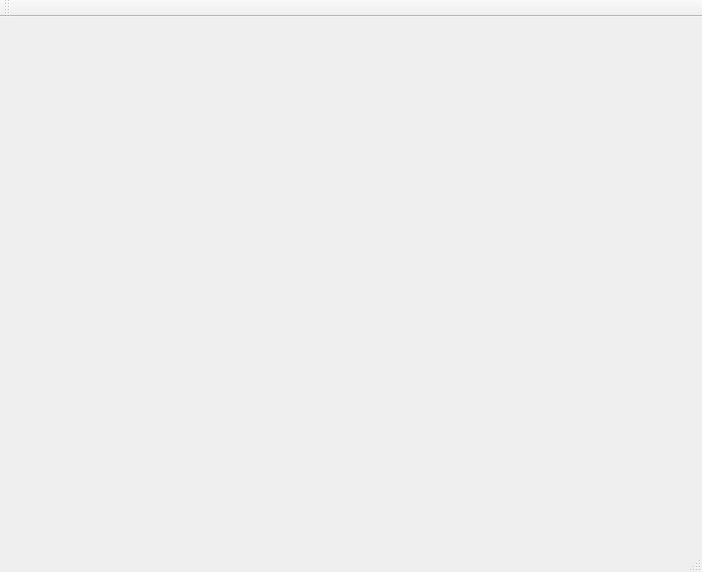
<?xml version="1.0" encoding="UTF-8"?>
<ui version="4.0">
 <class>MainWindow</class>
 <widget class="QMainWindow" name="MainWindow">
  <property name="geometry">
   <rect>
    <x>0</x>
    <y>0</y>
    <width>702</width>
    <height>572</height>
   </rect>
  </property>
  <property name="windowTitle">
   <string>MainWindow</string>
  </property>
  <widget class="QWidget" name="centralWidget"/>
  <widget class="QMenuBar" name="menuBar">
   <property name="geometry">
    <rect>
     <x>0</x>
     <y>0</y>
     <width>702</width>
     <height>23</height>
    </rect>
   </property>
  </widget>
  <widget class="QToolBar" name="mainToolBar">
   <attribute name="toolBarArea">
    <enum>TopToolBarArea</enum>
   </attribute>
   <attribute name="toolBarBreak">
    <bool>false</bool>
   </attribute>
  </widget>
  <widget class="QStatusBar" name="statusBar"/>
 </widget>
 <layoutdefault spacing="6" margin="11"/>
 <resources/>
 <connections/>
</ui>
